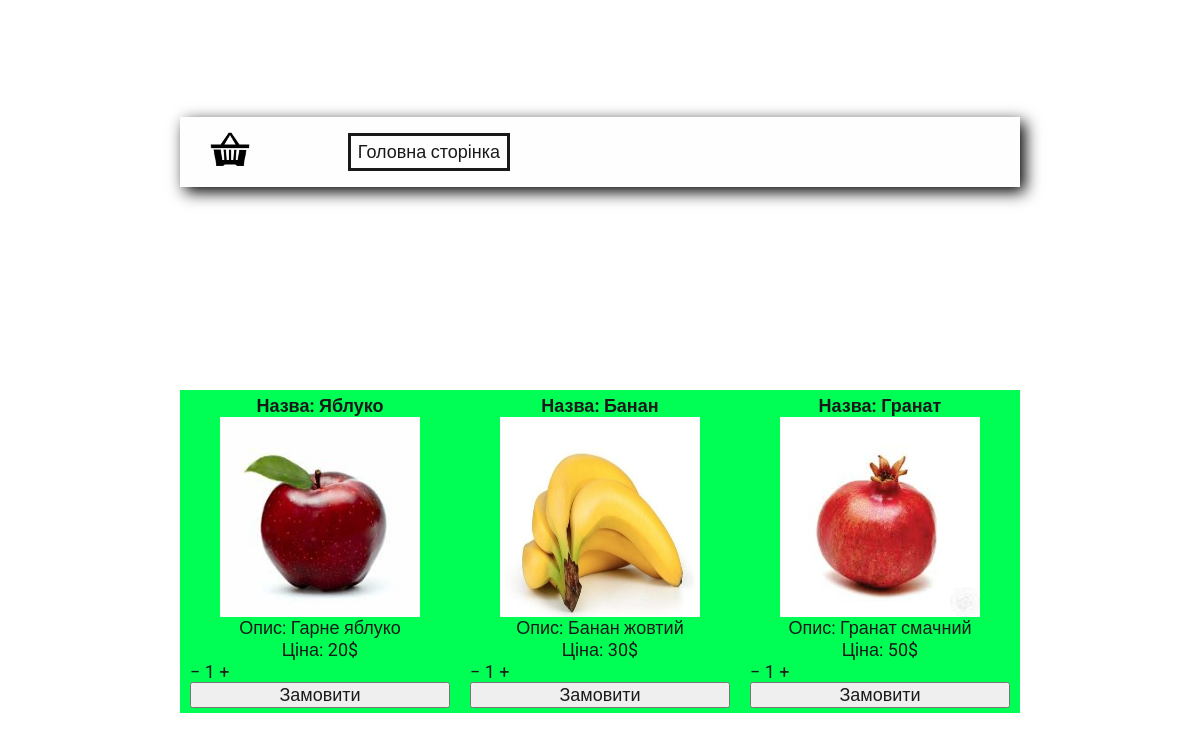
The app's page /shop/ with its own data.
### productsshopapp/models.py (models this page shows)
class Product(models.Model):
    name = models.CharField(max_length=255)
    description = models.TextField()
    price = models.IntegerField()
    image = models.ImageField(upload_to = 'images')

### productsshopapp/views.py (the view)
# urls.py: path('shop/', showShop, name = 'shop' ),
def showShop(request):
    context = {
        'title': 'Магазин',
        'products':  Product.objects.all(),
        'text_btn': 'Замовити',
    }
    if request.method == 'POST':
        product_id = request.POST.get('id')
        print(product_id)
    return render(request, 'shop.html', context)

### productsshopapp/templates/shop.html (shortened to what this page needs)
{% load static %}
<html lang="en">
<head>
    <link rel="stylesheet" href="{% static 'css/style.css' %}">
</head>
<body>
    <header>
        <div class="nav_btn">
            <a href="{% url 'basket' %}"><img class="basket_header" src="{% static 'img/basket.png' %}"></a>
            <a class="main_header" href="{% url 'shop' %}">Головна сторінка</a>
        </div>
    </header>
    <main>
        {% for product in products %}
        <form method="post" class="product" id="form">
            <p class="title">Назва: {{product.name}}</p>
            <p><img class="image" src="{{product.image.url}}"></p>
            <p>Опис: {{product.description}}</p>
            <p id='price'>Ціна: {{product.price}}$</p>
            <div><span class="minus">&minus; </span><span class="count">1</span><span class='plus'> &plus;</span></div>
            <button value="{{product.pk}}" class="send_btn">{{text_btn}}</button>
        </form>
        {% endfor %}
    </main>
</body>
</html>

### productsshopapp/static/css/style.css (style rules this page uses)
* { margin: 0; padding: 0; box-sizing: border-box; font-size: 18px; font-family: 'Roboto', sans-serif; font-weight: 400; color: rgb(26, 25, 25); text-decoration: none; }
body { display: grid; place-items: center; }
header { margin-top: 30px; display: flex; width: 70%; height: 70px; background: rgb(254, 254, 254); box-shadow: 5px 5px 15px black; align-items: center; padding: 10px 30px; margin-bottom: 30px; }
main { width: 70%; background: rgb(0, 255, 85); display: flex; justify-content: space-between; }
.nav_btn { width: 300px; display: flex; align-items: center; justify-content: space-between; }
.basket_header { width: 40px; }
.main_header { border: 3px solid rgb(26, 25, 25); padding: 5px 7px; }
p { display: flex; justify-content: center; }
.product { display: grid; align-items: center; flex-basis: 100%; padding: 5px 10px; flex-direction: column; }
.title { font-weight: 700; }
.minus { cursor: pointer ; }
.count { cursor: pointer ; }
.plus { cursor: pointer ; }
.image { width: 200px; height: 200px; }

### records on screen
Product: name "Яблуко", image (picture), description "Гарне яблуко", price "20", {{ product.pk }} 4 (drawn), text_btn "Замовити"
Product: name "Банан", image (picture), description "Банан жовтий", price "30", {{ product.pk }} 5 (drawn), text_btn "Замовити"
Product: name "Гранат", image (picture), description "Гранат смачний", price "50", {{ product.pk }} 6 (drawn), text_btn "Замовити"
